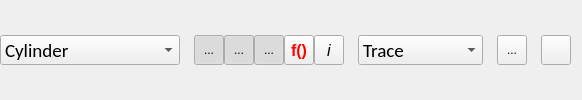
               <widget class="QFrame" name="toolbarFrame">
                <property name="sizePolicy">
                 <sizepolicy hsizetype="Preferred" vsizetype="Preferred">
                  <horstretch>0</horstretch>
                  <verstretch>0</verstretch>
                 </sizepolicy>
                </property>
                <property name="minimumSize">
                 <size>
                  <width>0</width>
                  <height>32</height>
                 </size>
                </property>
                <property name="maximumSize">
                 <size>
                  <width>600</width>
                  <height>16777215</height>
                 </size>
                </property>
                <property name="font">
                 <font>
                  <family>Arial</family>
                  <italic>false</italic>
                 </font>
                </property>
                <property name="layoutDirection">
                 <enum>Qt::LeftToRight</enum>
                </property>
                <property name="autoFillBackground">
                 <bool>false</bool>
                </property>
                <property name="frameShape">
                 <enum>QFrame::NoFrame</enum>
                </property>
                <property name="frameShadow">
                 <enum>QFrame::Plain</enum>
                </property>
                <property name="lineWidth">
                 <number>0</number>
                </property>
                <property name="midLineWidth">
                 <number>1</number>
                </property>
                <layout class="QVBoxLayout" name="verticalLayout_9">
                 <property name="leftMargin">
                  <number>0</number>
                 </property>
                 <property name="topMargin">
                  <number>3</number>
                 </property>
                 <property name="bottomMargin">
                  <number>3</number>
                 </property>
                 <item>
                  <layout class="QHBoxLayout" name="toolbarComponentsLayout">
                   <property name="spacing">
                    <number>14</number>
                   </property>
                   <property name="sizeConstraint">
                    <enum>QLayout::SetFixedSize</enum>
                   </property>
                   <property name="leftMargin">
                    <number>0</number>
                   </property>
                   <property name="topMargin">
                    <number>0</number>
                   </property>
                   <property name="bottomMargin">
                    <number>0</number>
                   </property>
                   <item>
                    <widget class="QComboBox" name="visLayoutSelectCombo">
                     <property name="sizePolicy">
                      <sizepolicy hsizetype="Fixed" vsizetype="Fixed">
                       <horstretch>0</horstretch>
                       <verstretch>0</verstretch>
                      </sizepolicy>
                     </property>
                     <property name="minimumSize">
                      <size>
                       <width>0</width>
                       <height>30</height>
                      </size>
                     </property>
                     <property name="maximumSize">
                      <size>
                       <width>200</width>
                       <height>30</height>
                      </size>
                     </property>
                     <property name="font">
                      <font>
                       <family>Calibri</family>
                       <pointsize>14</pointsize>
                       <weight>50</weight>
                       <bold>false</bold>
                      </font>
                     </property>
                     <property name="toolTip">
                      <string>Graph plot layout</string>
                     </property>
                     <property name="statusTip">
                      <string>Choose how the trace is laid out</string>
                     </property>
                     <property name="maxCount">
                      <number>30</number>
                     </property>
                     <item>
                      <property name="text">
                       <string>Cylinder</string>
                      </property>
                      <property name="icon">
                       <iconset resource="rgat.qrc">
                        <normaloff>:/Resources/volume.png</normaloff>:/Resources/volume.png</iconset>
                      </property>
                     </item>
                     <item>
                      <property name="text">
                       <string>Tree (development)</string>
                      </property>
                      <property name="icon">
                       <iconset resource="rgat.qrc">
                        <normaloff>:/Resources/treeIcon.png</normaloff>:/Resources/treeIcon.png</iconset>
                      </property>
                     </item>
                    </widget>
                   </item>
                   <item>
                    <layout class="QHBoxLayout" name="horizontalLayout_4">
                     <property name="spacing">
                      <number>0</number>
                     </property>
                     <item>
                      <widget class="QToolButton" name="toolb_edgesVisibleBtn">
                       <property name="minimumSize">
                        <size>
                         <width>30</width>
                         <height>30</height>
                        </size>
                       </property>
                       <property name="maximumSize">
                        <size>
                         <width>30</width>
                         <height>30</height>
                        </size>
                       </property>
                       <property name="toolTip">
                        <string>Toggle Edges</string>
                       </property>
                       <property name="statusTip">
                        <string>Show/Hide edges between nodes</string>
                       </property>
                       <property name="text">
                        <string>...</string>
                       </property>
                       <property name="icon">
                        <iconset resource="rgat.qrc">
                         <normaloff>:/Resources/edgesOff.png</normaloff>
                         <normalon>:/Resources/edgesOn.png</normalon>:/Resources/edgesOff.png</iconset>
                       </property>
                       <property name="iconSize">
                        <size>
                         <width>24</width>
                         <height>24</height>
                        </size>
                       </property>
                       <property name="checkable">
                        <bool>true</bool>
                       </property>
                       <property name="checked">
                        <bool>true</bool>
                       </property>
                      </widget>
                     </item>
                     <item>
                      <widget class="QToolButton" name="toolb_nodesVisibleBtn">
                       <property name="minimumSize">
                        <size>
                         <width>30</width>
                         <height>30</height>
                        </size>
                       </property>
                       <property name="maximumSize">
                        <size>
                         <width>30</width>
                         <height>30</height>
                        </size>
                       </property>
                       <property name="toolTip">
                        <string>Toggle Nodes</string>
                       </property>
                       <property name="statusTip">
                        <string>Show/Hide instruction nodes</string>
                       </property>
                       <property name="text">
                        <string>...</string>
                       </property>
                       <property name="icon">
                        <iconset resource="rgat.qrc">
                         <normaloff>:/Resources/nodesOff.png</normaloff>
                         <normalon>:/Resources/nodesOn.png</normalon>
                         <disabledoff>:/Resources/nodesOff.png</disabledoff>:/Resources/nodesOff.png</iconset>
                       </property>
                       <property name="iconSize">
                        <size>
                         <width>24</width>
                         <height>24</height>
                        </size>
                       </property>
                       <property name="checkable">
                        <bool>true</bool>
                       </property>
                       <property name="checked">
                        <bool>true</bool>
                       </property>
                      </widget>
                     </item>
                     <item>
                      <widget class="QToolButton" name="toolb_wireframeBtn">
                       <property name="minimumSize">
                        <size>
                         <width>30</width>
                         <height>30</height>
                        </size>
                       </property>
                       <property name="maximumSize">
                        <size>
                         <width>30</width>
                         <height>30</height>
                        </size>
                       </property>
                       <property name="toolTip">
                        <string>Toggle Wireframe</string>
                       </property>
                       <property name="statusTip">
                        <string>Toggle display of wireframe on supported graph plots</string>
                       </property>
                       <property name="text">
                        <string>...</string>
                       </property>
                       <property name="icon">
                        <iconset resource="rgat.qrc">
                         <normaloff>:/Resources/wireframeOff.png</normaloff>
                         <normalon>:/Resources/wireframeOn.png</normalon>:/Resources/wireframeOff.png</iconset>
                       </property>
                       <property name="iconSize">
                        <size>
                         <width>32</width>
                         <height>32</height>
                        </size>
                       </property>
                       <property name="checkable">
                        <bool>true</bool>
                       </property>
                       <property name="checked">
                        <bool>true</bool>
                       </property>
                      </widget>
                     </item>
                     <item>
                      <widget class="QToolButton" name="toolb_symbolSelectBtn">
                       <property name="minimumSize">
                        <size>
                         <width>30</width>
                         <height>30</height>
                        </size>
                       </property>
                       <property name="maximumSize">
                        <size>
                         <width>30</width>
                         <height>30</height>
                        </size>
                       </property>
                       <property name="baseSize">
                        <size>
                         <width>0</width>
                         <height>0</height>
                        </size>
                       </property>
                       <property name="palette">
                        <palette>
                         <active>
                          <colorrole role="ButtonText">
                           <brush brushstyle="SolidPattern">
                            <color alpha="255">
                             <red>255</red>
                             <green>0</green>
                             <blue>0</blue>
                            </color>
                           </brush>
                          </colorrole>
                         </active>
                         <inactive>
                          <colorrole role="ButtonText">
                           <brush brushstyle="SolidPattern">
                            <color alpha="255">
                             <red>255</red>
                             <green>0</green>
                             <blue>0</blue>
                            </color>
                           </brush>
                          </colorrole>
                         </inactive>
                         <disabled>
                          <colorrole role="ButtonText">
                           <brush brushstyle="SolidPattern">
                            <color alpha="255">
                             <red>120</red>
                             <green>120</green>
                             <blue>120</blue>
                            </color>
                           </brush>
                          </colorrole>
                         </disabled>
                        </palette>
                       </property>
                       <property name="font">
                        <font>
                         <family>Arial</family>
                         <pointsize>12</pointsize>
                         <weight>75</weight>
                         <italic>false</italic>
                         <bold>true</bold>
                         <underline>false</underline>
                         <kerning>false</kerning>
                        </font>
                       </property>
                       <property name="toolTip">
                        <string>Options for displaying symbols and user defined labels</string>
                       </property>
                       <property name="statusTip">
                        <string>Options for displaying symbols and user defined labels</string>
                       </property>
                       <property name="text">
                        <string>f()</string>
                       </property>
                       <property name="iconSize">
                        <size>
                         <width>24</width>
                         <height>24</height>
                        </size>
                       </property>
                       <property name="popupMode">
                        <enum>QToolButton::InstantPopup</enum>
                       </property>
                       <property name="toolButtonStyle">
                        <enum>Qt::ToolButtonTextOnly</enum>
                       </property>
                       <property name="arrowType">
                        <enum>Qt::NoArrow</enum>
                       </property>
                      </widget>
                     </item>
                     <item>
                      <widget class="QToolButton" name="toolb_instructionSelectBtn">
                       <property name="minimumSize">
                        <size>
                         <width>30</width>
                         <height>30</height>
                        </size>
                       </property>
                       <property name="maximumSize">
                        <size>
                         <width>30</width>
                         <height>30</height>
                        </size>
                       </property>
                       <property name="font">
                        <font>
                         <pointsize>12</pointsize>
                         <weight>50</weight>
                         <italic>true</italic>
                         <bold>false</bold>
                        </font>
                       </property>
                       <property name="toolTip">
                        <string>Instruction text display options</string>
                       </property>
                       <property name="statusTip">
                        <string>Instruction text display options</string>
                       </property>
                       <property name="text">
                        <string>i</string>
                       </property>
                       <property name="iconSize">
                        <size>
                         <width>24</width>
                         <height>24</height>
                        </size>
                       </property>
                      </widget>
                     </item>
                    </layout>
                   </item>
                   <item>
                    <widget class="QComboBox" name="graphModeCombo">
                     <property name="sizePolicy">
                      <sizepolicy hsizetype="Fixed" vsizetype="Fixed">
                       <horstretch>0</horstretch>
                       <verstretch>0</verstretch>
                      </sizepolicy>
                     </property>
                     <property name="minimumSize">
                      <size>
                       <width>0</width>
                       <height>30</height>
                      </size>
                     </property>
                     <property name="maximumSize">
                      <size>
                       <width>160</width>
                       <height>30</height>
                      </size>
                     </property>
                     <property name="sizeIncrement">
                      <size>
                       <width>0</width>
                       <height>6</height>
                      </size>
                     </property>
                     <property name="font">
                      <font>
                       <family>Calibri</family>
                       <pointsize>14</pointsize>
                      </font>
                     </property>
                     <property name="toolTip">
                      <string>Display mode</string>
                     </property>
                     <property name="statusTip">
                      <string>Choose the information about the trace to visualise</string>
                     </property>
                     <item>
                      <property name="text">
                       <string>Trace</string>
                      </property>
                      <property name="icon">
                       <iconset resource="rgat.qrc">
                        <normaloff>:/Resources/traceIcon.png</normaloff>:/Resources/traceIcon.png</iconset>
                      </property>
                     </item>
                     <item>
                      <property name="text">
                       <string>Heatmap</string>
                      </property>
                      <property name="icon">
                       <iconset resource="rgat.qrc">
                        <normaloff>:/Resources/heatIcon.png</normaloff>:/Resources/heatIcon.png</iconset>
                      </property>
                     </item>
                     <item>
                      <property name="text">
                       <string>Conditionals</string>
                      </property>
                      <property name="icon">
                       <iconset resource="rgat.qrc">
                        <normaloff>:/Resources/conditionalIcon.png</normaloff>:/Resources/conditionalIcon.png</iconset>
                      </property>
                     </item>
                    </widget>
                   </item>
                   <item>
                    <widget class="QToolButton" name="highlightButton">
                     <property name="minimumSize">
                      <size>
                       <width>30</width>
                       <height>30</height>
                      </size>
                     </property>
                     <property name="maximumSize">
                      <size>
                       <width>30</width>
                       <height>30</height>
                      </size>
                     </property>
                     <property name="toolTip">
                      <string>Highlighting menu</string>
                     </property>
                     <property name="statusTip">
                      <string>Select aspects of the trace to highlight</string>
                     </property>
                     <property name="text">
                      <string>...</string>
                     </property>
                     <property name="icon">
                      <iconset>
                       <normalon>:/Resources/crosshairOn.png</normalon>
                      </iconset>
                     </property>
                    </widget>
                   </item>
                   <item>
                    <widget class="QPushButton" name="redrawButton">
                     <property name="minimumSize">
                      <size>
                       <width>30</width>
                       <height>30</height>
                      </size>
                     </property>
                     <property name="maximumSize">
                      <size>
                       <width>30</width>
                       <height>30</height>
                      </size>
                     </property>
                     <property name="statusTip">
                      <string>Force redraw of the graph</string>
                     </property>
                     <property name="text">
                      <string/>
                     </property>
                    </widget>
                   </item>
                  </layout>
                 </item>
                </layout>
               </widget>
